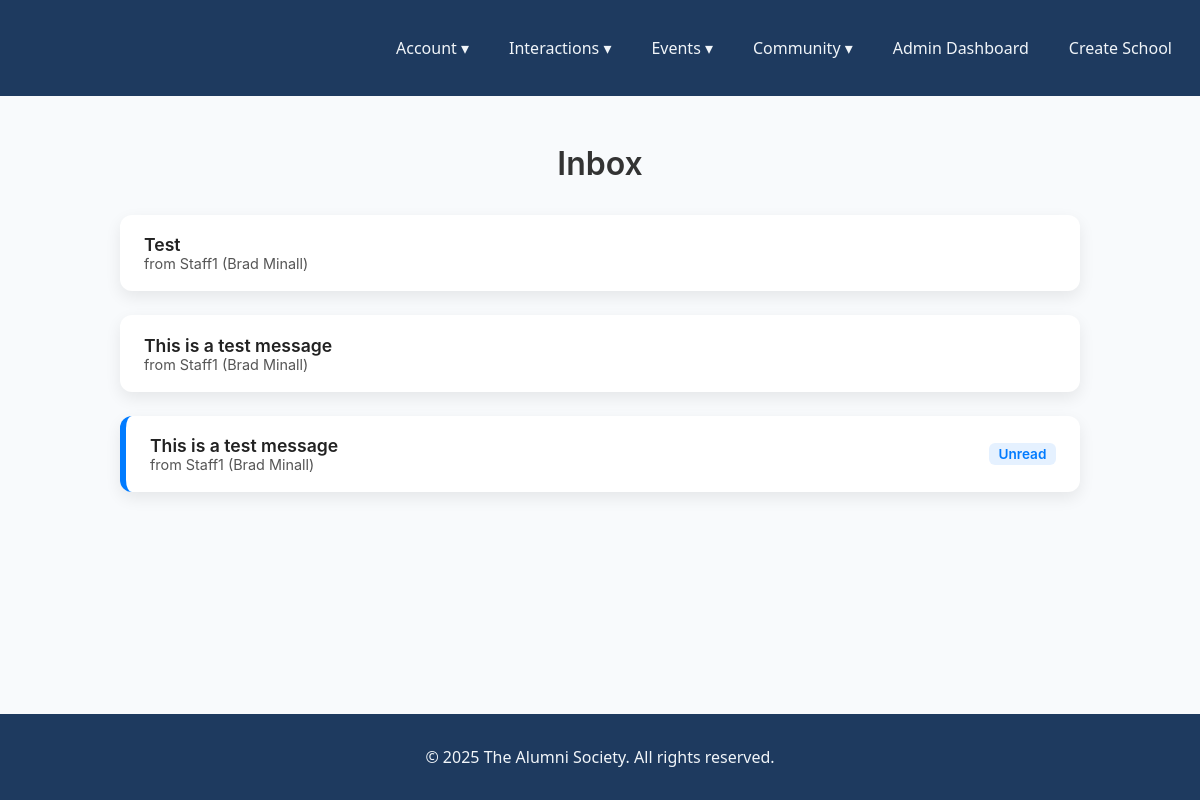
Before: /interactions/inbox/ (signed in) with the older database file.
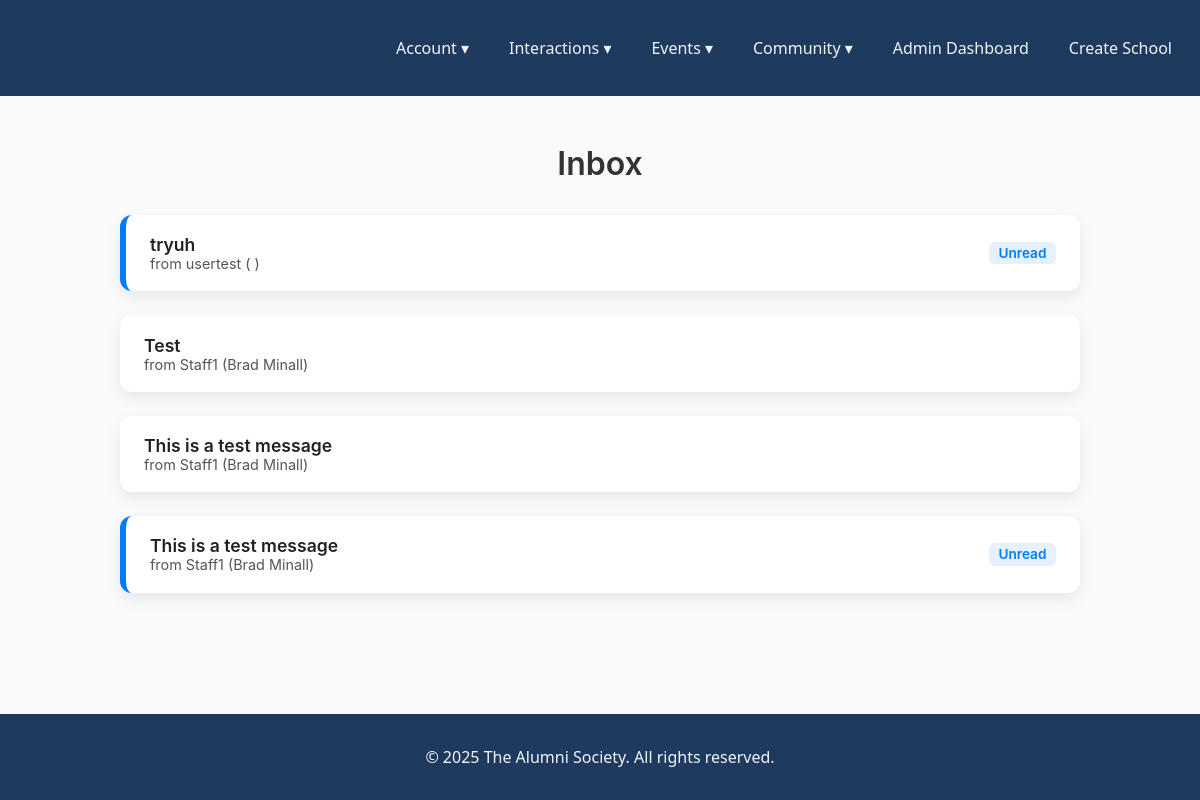
After: the same page with the newer database file.
### interactions/models.py (models this page shows, shortened)
class Message(models.Model):
    sender = models.ForeignKey(
        settings.AUTH_USER_MODEL,
        on_delete=models.CASCADE,
        related_name="sent_messages"
    )
    recipient = models.ForeignKey(
        settings.AUTH_USER_MODEL,
        on_delete=models.CASCADE,
        related_name="received_messages"
    )
    subject = models.CharField(max_length=200)
    body = models.TextField()
    timestamp = models.DateTimeField(auto_now_add=True)
    is_read = models.BooleanField(default=False)
    class Meta:
        ordering = ["-timestamp"]

### Accounts/models.py (models this page shows)
class User(AbstractUser):
    school = models.ForeignKey(School, on_delete=models.CASCADE, related_name="users", null=True, blank=True)
    graduation_year = models.PositiveIntegerField(null=True, blank=True)
    occupation = models.CharField(max_length=100, blank=True)
    bio = models.TextField(blank=True)
    linkedin_url = models.URLField(blank=True)
    profile_picture = models.ImageField(upload_to='profile_pics/', blank=True, null=True)
    is_staff_account = models.BooleanField(default=False)
    is_superuser_account = models.BooleanField(default=False)
    is_student_account = models.BooleanField(default=False)
    def __str__(self):
        return f"{self.username} ({self.first_name} {self.last_name})"

### interactions/views.py (the view)
# urls.py: path("inbox/", views.inbox_view, name="inbox"),
@login_required
def inbox_view(request):
    messages = request.user.received_messages.all()
    return render(request, "interactions/inbox.html", {"messages": messages})

### interactions/templates/interactions/inbox.html
{% extends "Main/base.html" %}
{% block content %}
<div class="inbox-container">
  <h2 class="inbox-title">Inbox</h2>
  <ul class="inbox-list">
    {% for msg in messages %}
      <li class="inbox-card {% if not msg.is_read %}unread{% endif %}">
        <a href="{% url 'interactions:detail' msg.id %}" class="inbox-link">
          <div class="inbox-header">
            <strong class="inbox-subject">{{ msg.subject }}</strong>
            <span class="inbox-sender">from {{ msg.sender }}</span>
          </div>
          {% if not msg.is_read %}
            <span class="inbox-status">Unread</span>
          {% endif %}
        </a>
      </li>
    {% empty %}
      <li class="inbox-empty">No messages.</li>
    {% endfor %}
  </ul>
</div>
{% endblock %}

Changed rows visible on the page:
added Message: subject "tryuh", sender "usertest ( )", is_read "Unread"
